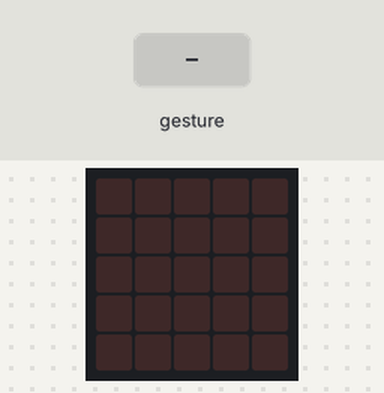
Bench run of a program on a simulated BBC micro:bit running MicroPython. Parts: the board's 5×5 LED display. Inputs (shaded band) come from the test bench. Random numbers come from a fixed seed; a tilt is held for 1.5 s and a shake lasts 1 s, then the board lies face up again.

Above: at 1.2 s.
1.3 s: gesture 'shake'
At 1.8 s:
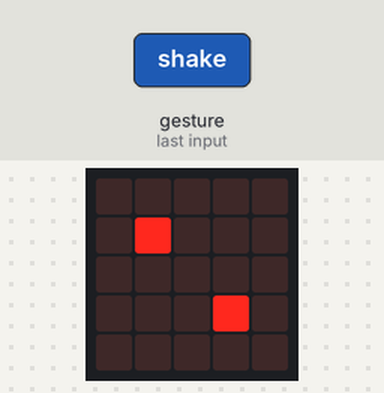
3.0 s: gesture 'shake'
At 4.3 s:
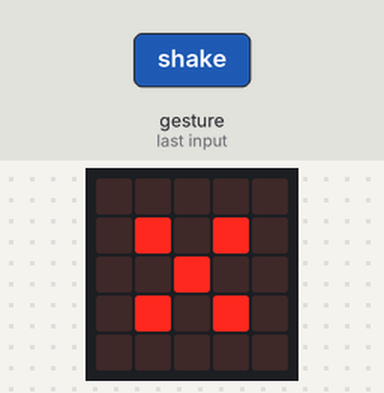
4.7 s: gesture 'shake'
At 5.6 s:
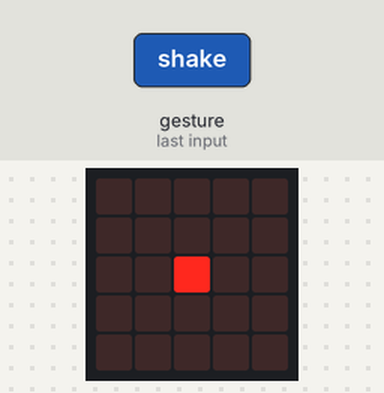
6.4 s: gesture 'shake'
At 6.9 s:
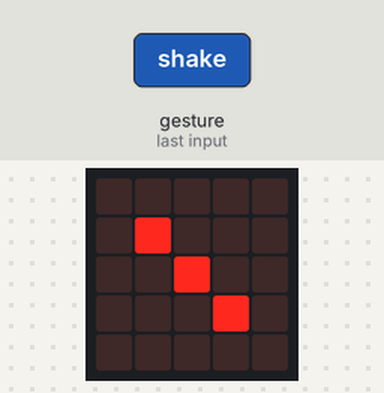
Timing chart, 0 to 9.1 s (numbered marks = the images above; inputs shaded):
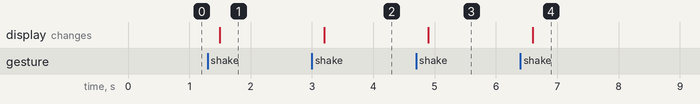

The program:

dice-program__1_.py
```python
# Add your Python code here. E.g.
from microbit import *
import random

while True:
    if accelerometer.was_gesture('shake'):
        num=random.randrange(1,7)

        if (num==1):
            display.show(Image("00000:"
                        "00000:"
                        "00900:"
                        "00000:"
                        "00000:"))
        elif (num==2):
            display.show(Image("00000:"
                        "09000:"
                        "00000:"
                        "00090:"
                        "00000:"))
        elif (num==3):
            display.show(Image("00000:"
                        "09000:"
                        "00900:"
                        "00090:"
                        "00000:"))
        elif (num==4):
            display.show(Image("00000:"
                        "09090:"
                        "00000:"
                        "09090:"
                        "00000:"))
        elif (num==5):
            display.show(Image("00000:"
                        "09090:"
                        "00900:"
                        "09090:"
                        "00000:"))
        elif (num==6):
            display.show(Image("00000:"
                        "09990:"
                        "00000:"
                        "09990:"
                        "00000:"))
```

Measured:
- after the input at 1.3 s, the display: changes after 0.20 s (image 1)
- after the input at 3.0 s, the display: changes after 0.20 s (image 2)
- after the input at 4.7 s, the display: changes after 0.20 s (image 3)
- after the input at 6.4 s, the display: changes after 0.20 s (image 4)
